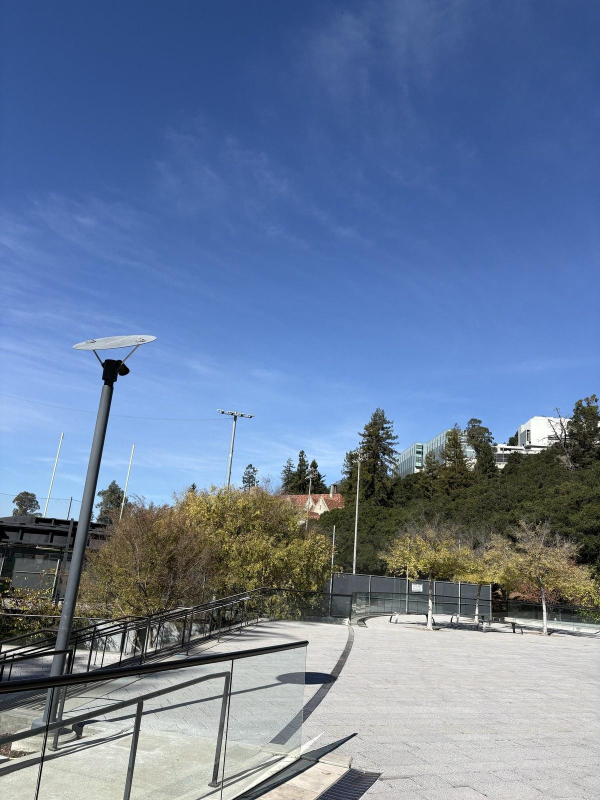
#> input picture 4/part_a/web/LBNL_left.jpg, 1200 x 1600 px, given in place of LBNL_left.png, which was not available (shown at 1/2 size)
$ python part_b.py
#> lines starting #> are read from the running program, lines starting #| are printed output that depends on the picture
### 4/part_a.py
import numpy as np
import matplotlib.pyplot as plt
from PIL import Image
import os
import argparse
from scipy.ndimage import distance_transform_edt

# [242 lines left out: functions computeH, apply_homography, get_warped_canvas_bounds, warpImageNearestNeighbor, warpImageBilinear, rectify_img and 3 more, not called in this run]

def load_scale_img(path, scale=1.0):
#> called with path = '../4a/images/LBNL_left.png', scale = 0.25
    img = Image.open(path).convert('RGB')
#> img is the input picture: PIL image 1200x1600 RGB; mean R, G, B 105.3, 125, 156.1
    if scale != 1.0:
        img = img.resize((int(img.width * scale), int(img.height * scale)), Image.Resampling.LANCZOS)
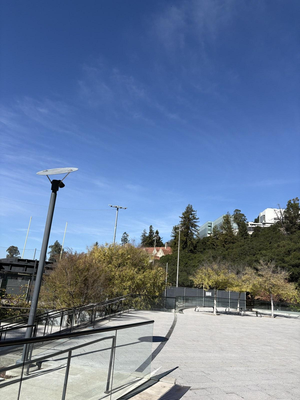
#> img: PIL image 300x400 RGB; mean R, G, B 105.3, 125, 156.1
    return np.array(img, dtype=np.uint8)

# [91 lines left out: functions process_recit, process_mosaic, main, not called in this run]

# [2 lines that do not run on import are left out]

### 4/part_b.py
import os
import sys
sys.path.append(os.path.abspath("../4a/code"))
from part_a import computeH, apply_homography, warpImageBilinear, blend_img, load_scale_img
import argparse
import numpy as np
import matplotlib.pyplot as plt
from PIL import Image
from scipy.ndimage import gaussian_filter, map_coordinates, distance_transform_edt
from skimage.feature import corner_harris, peak_local_max
from harris import get_harris_corners

# B.1

def detect_harris_corners(img_gray, edge_discard=20):
    h_mat, coords = get_harris_corners(img_gray, edge_discard=edge_discard)
    xs, ys = coords[1], coords[0]
    return h_mat, np.stack([xs, ys], axis=1).astype(np.float64), h_mat[ys, xs]

# [145 lines left out: functions anms, extract_feature_descriptors, match_features, ransac_4pt, save_fig, visualize_pair and 2 more, not called in this run]

# pipeline execution

def extract_features(img_gray, num_anms=1000):
    _, h_pts, s = detect_harris_corners(img_gray, edge_discard=20)
    anms_pts, _, _ = anms(h_pts, s, num_pts=num_anms)
    valid_pts, desc = extract_feature_descriptors(img_gray, anms_pts)
    return h_pts, anms_pts, valid_pts, desc

def autostitch_pair(name, left, right, manual_mosaic_path=None, scale=0.25,
                    num_anms=1000, ratio_threshold=0.7, ransac_thresh=3.0,
                    ransac_iter=4000, out_dir="images"):
    os.makedirs(out_dir, exist_ok=True)
    img_l = load_scale_img(left, scale=scale)
    img_r = load_scale_img(right, scale=scale)
#> call 2 of load_scale_img, with path = '../4a/images/LBNL_right.png', scale = 0.25
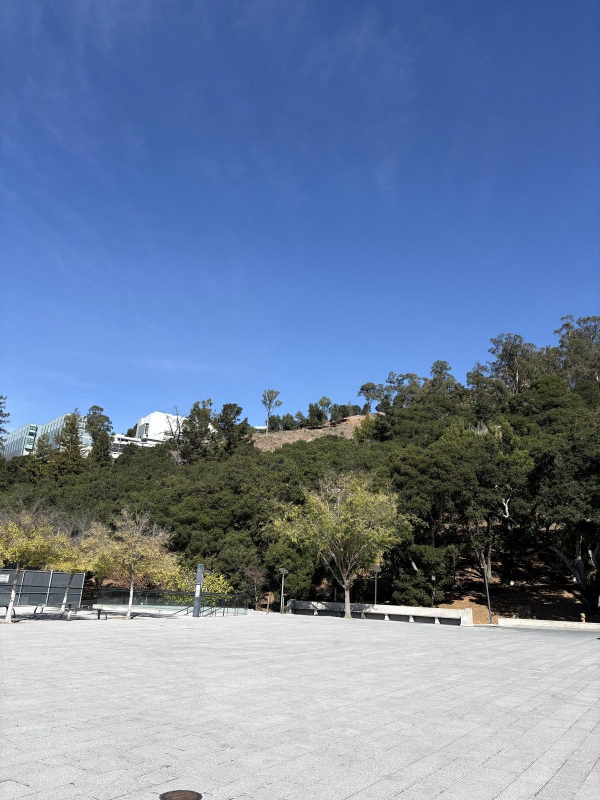
#> input picture 4/part_a/web/LBNL_right.jpg, 1200 x 1600 px, given in place of LBNL_right.png, which was not available (shown at 1/2 size)
#> in load_scale_img, img is the input picture: PIL image 1200x1600 RGB; mean R, G, B 110.4, 129, 159
#> in load_scale_img (call 2), `img = img.resize((int(img.width * scale), int(img.height * scale)), Im..`:
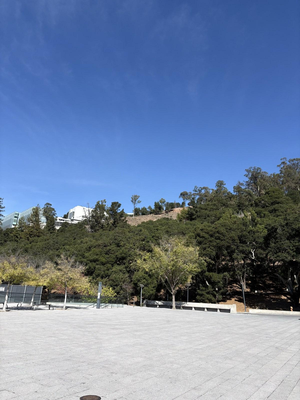
#> img: PIL image 300x400 RGB; mean R, G, B 110.4, 129, 159
    gray_l = np.array(Image.fromarray(img_l).convert('L'), dtype=np.float32) / 255.0
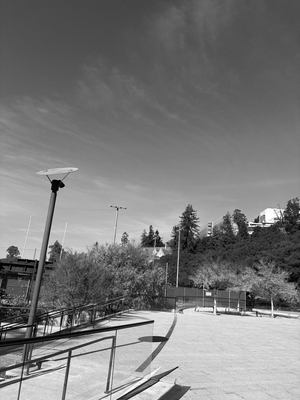
#> gray_l: shape (400, 300) float32; min 0, max 1, mean 0.481
    gray_r = np.array(Image.fromarray(img_r).convert('L'), dtype=np.float32) / 255.0
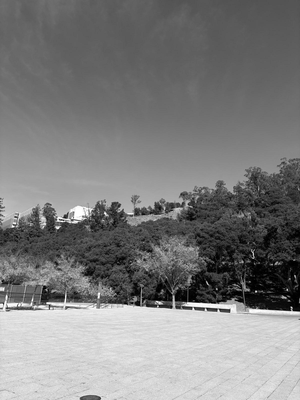
#> gray_r: shape (400, 300) float32; min 0, max 1, mean 0.498

    hl_pts, anms_l, pts_l, desc_l = extract_features(gray_l, num_anms)
    hr_pts, anms_r, pts_r, desc_r = extract_features(gray_r, num_anms)
    visualize_pair(img_l, img_l, "Harris", "ANMS", hl_pts, anms_l, f"{out_dir}/{name}_anms_left.png")
    visualize_pair(img_r, img_r, "Harris", "ANMS", hr_pts, anms_r, f"{out_dir}/{name}_anms_right.png")

    visualize_descriptors(desc_l, pts_l, num_display=16, save_path=f"{out_dir}/{name}_descriptors_sample.png")

    matches, _ = match_features(desc_l, desc_r, ratio_threshold=ratio_threshold)
    m_l, m_r = pts_l[matches[:, 0]], pts_r[matches[:, 1]]
    visualize_matches(img_l, img_r, m_l, m_r, title=f"{name} initial matches", save_path=f"{out_dir}/{name}_matches.png")

    H, inliers = ransac_4pt(m_l, m_r, num_iter=ransac_iter, inlier_thresh=ransac_thresh)
    visualize_matches(img_l, img_r, m_l, m_r, inliers, title=f"{name} RANSAC inliers",
                      save_path=f"{out_dir}/{name}_ransac_inliers.png")

    auto_blend = blend_img(img_l, img_r, H, blend_mode='distance')
    Image.fromarray(auto_blend).save(f"{out_dir}/{name}_pano_auto.png")

    if manual_mosaic_path and os.path.exists(manual_mosaic_path):
        manual_mosaic = np.array(Image.open(manual_mosaic_path).convert('RGB'), dtype=np.uint8)
        visualize_pair(manual_mosaic, auto_blend, "Part A: Manual", "Part B: Automatic",
                       save_path=f"{out_dir}/{name}_manual_vs_auto.png")

    return {"name": name, "matches": len(matches), "inliers": np.sum(inliers)}

def main():
    parser = argparse.ArgumentParser()
    parser.add_argument("--scale", type=float, default=0.25)
    parser.add_argument("--out_dir", type=str, default="images")
    args = parser.parse_args()

    for name in ["LBNL", "lewis", "stadium"]:
        res = autostitch_pair(
            name,
            f"../4a/images/{name}_left.png",
            f"../4a/images/{name}_right.png",
            f"../4a/images/{name}_mosaic_blended.png",
            scale=args.scale, out_dir=args.out_dir
        )
        print(f"[{name}] Matches: {res['matches']}, Inliers: {res['inliers']}")

if __name__ == "__main__":
    main()
#> (the call stopped at in detect_harris_corners, `h_mat, coords = get_harris_corners(img_gray, edge_discard=edge_discard)`: harris is not available in this run)
